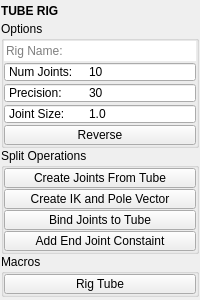
<?xml version="1.0" encoding="UTF-8"?>
<ui version="4.0">
 <class>QtUi</class>
 <widget class="QMainWindow" name="QtUi">
  <property name="geometry">
   <rect>
    <x>0</x>
    <y>0</y>
    <width>200</width>
    <height>300</height>
   </rect>
  </property>
  <property name="tabShape">
   <enum>QTabWidget::Triangular</enum>
  </property>
  <property name="dockNestingEnabled">
   <bool>true</bool>
  </property>
  <property name="dockOptions">
   <set>QMainWindow::AllowNestedDocks|QMainWindow::AllowTabbedDocks|QMainWindow::AnimatedDocks|QMainWindow::ForceTabbedDocks</set>
  </property>
  <property name="bnabled" stdset="0">
   <bool>true</bool>
  </property>
  <widget class="QWidget" name="central_widget">
   <property name="minimumSize">
    <size>
     <width>200</width>
     <height>0</height>
    </size>
   </property>
   <layout class="QVBoxLayout" name="verticalLayout_2">
    <property name="leftMargin">
     <number>1</number>
    </property>
    <property name="topMargin">
     <number>1</number>
    </property>
    <property name="rightMargin">
     <number>1</number>
    </property>
    <property name="bottomMargin">
     <number>1</number>
    </property>
    <item>
     <layout class="QVBoxLayout" name="verticalLayout">
      <property name="spacing">
       <number>0</number>
      </property>
      <item>
       <widget class="Header" name="header">
        <property name="minimumSize">
         <size>
          <width>0</width>
          <height>20</height>
         </size>
        </property>
        <property name="maximumSize">
         <size>
          <width>16777215</width>
          <height>20</height>
         </size>
        </property>
        <property name="font">
         <font>
          <weight>75</weight>
          <bold>true</bold>
         </font>
        </property>
        <property name="text">
         <string>TUBE RIG</string>
        </property>
       </widget>
      </item>
      <item>
       <widget class="QGroupBox" name="groupBox_0">
        <property name="title">
         <string>Options</string>
        </property>
        <layout class="QVBoxLayout" name="verticalLayout_3">
         <property name="spacing">
          <number>1</number>
         </property>
         <property name="leftMargin">
          <number>0</number>
         </property>
         <property name="topMargin">
          <number>0</number>
         </property>
         <property name="rightMargin">
          <number>0</number>
         </property>
         <property name="bottomMargin">
          <number>0</number>
         </property>
         <item>
          <widget class="LineEdit" name="txt000">
           <property name="minimumSize">
            <size>
             <width>0</width>
             <height>20</height>
            </size>
           </property>
           <property name="maximumSize">
            <size>
             <width>16777215</width>
             <height>20</height>
            </size>
           </property>
           <property name="toolTip">
            <string>&lt;html&gt;&lt;head/&gt;&lt;body&gt;&lt;p&gt;If no name is given, the mesh object's name will be used.&lt;/p&gt;&lt;/body&gt;&lt;/html&gt;</string>
           </property>
           <property name="frame">
            <bool>false</bool>
           </property>
           <property name="placeholderText">
            <string>Rig Name:</string>
           </property>
          </widget>
         </item>
         <item>
          <widget class="QSpinBox" name="s000">
           <property name="minimumSize">
            <size>
             <width>0</width>
             <height>20</height>
            </size>
           </property>
           <property name="maximumSize">
            <size>
             <width>16777215</width>
             <height>20</height>
            </size>
           </property>
           <property name="toolTip">
            <string>The number of joints to create.</string>
           </property>
           <property name="buttonSymbols">
            <enum>QAbstractSpinBox::NoButtons</enum>
           </property>
           <property name="prefix">
            <string>Num Joints:	</string>
           </property>
           <property name="minimum">
            <number>2</number>
           </property>
           <property name="maximum">
            <number>999</number>
           </property>
           <property name="singleStep">
            <number>1</number>
           </property>
           <property name="value">
            <number>10</number>
           </property>
           <property name="displayIntegerBase">
            <number>10</number>
           </property>
          </widget>
         </item>
         <item>
          <widget class="QSpinBox" name="s001">
           <property name="minimumSize">
            <size>
             <width>0</width>
             <height>20</height>
            </size>
           </property>
           <property name="maximumSize">
            <size>
             <width>16777215</width>
             <height>20</height>
            </size>
           </property>
           <property name="toolTip">
            <string>&lt;html&gt;&lt;head/&gt;&lt;body&gt;&lt;p&gt;The percentage of the largest axis length to determine the number of cross-sections.&lt;/p&gt;&lt;p&gt;This is only applicaple to object selections (ignored when using an edge selection).&lt;/p&gt;&lt;/body&gt;&lt;/html&gt;</string>
           </property>
           <property name="buttonSymbols">
            <enum>QAbstractSpinBox::NoButtons</enum>
           </property>
           <property name="prefix">
            <string>Precision:	</string>
           </property>
           <property name="minimum">
            <number>10</number>
           </property>
           <property name="maximum">
            <number>100</number>
           </property>
           <property name="singleStep">
            <number>1</number>
           </property>
           <property name="value">
            <number>30</number>
           </property>
           <property name="displayIntegerBase">
            <number>10</number>
           </property>
          </widget>
         </item>
         <item>
          <widget class="QDoubleSpinBox" name="s002">
           <property name="minimumSize">
            <size>
             <width>0</width>
             <height>20</height>
            </size>
           </property>
           <property name="maximumSize">
            <size>
             <width>16777215</width>
             <height>20</height>
            </size>
           </property>
           <property name="toolTip">
            <string>The size of the joints displayed in the viewport.</string>
           </property>
           <property name="buttonSymbols">
            <enum>QAbstractSpinBox::NoButtons</enum>
           </property>
           <property name="prefix">
            <string>Joint Size:	</string>
           </property>
           <property name="decimals">
            <number>1</number>
           </property>
           <property name="minimum">
            <double>0.100000000000000</double>
           </property>
           <property name="maximum">
            <double>1000.000000000000000</double>
           </property>
           <property name="singleStep">
            <double>1.000000000000000</double>
           </property>
           <property name="value">
            <double>1.000000000000000</double>
           </property>
          </widget>
         </item>
         <item>
          <widget class="QPushButton" name="chk000">
           <property name="enabled">
            <bool>true</bool>
           </property>
           <property name="minimumSize">
            <size>
             <width>0</width>
             <height>20</height>
            </size>
           </property>
           <property name="maximumSize">
            <size>
             <width>999</width>
             <height>20</height>
            </size>
           </property>
           <property name="toolTip">
            <string>Create the joint chain in reverse order.</string>
           </property>
           <property name="layoutDirection">
            <enum>Qt::LeftToRight</enum>
           </property>
           <property name="text">
            <string>Reverse</string>
           </property>
           <property name="checkable">
            <bool>true</bool>
           </property>
          </widget>
         </item>
        </layout>
       </widget>
      </item>
      <item>
       <widget class="QGroupBox" name="groupBox_1">
        <property name="title">
         <string>Split Operations</string>
        </property>
        <layout class="QGridLayout" name="gridLayout">
         <property name="leftMargin">
          <number>0</number>
         </property>
         <property name="topMargin">
          <number>0</number>
         </property>
         <property name="rightMargin">
          <number>0</number>
         </property>
         <property name="bottomMargin">
          <number>0</number>
         </property>
         <property name="spacing">
          <number>1</number>
         </property>
         <item row="1" column="0">
          <widget class="QPushButton" name="b002">
           <property name="enabled">
            <bool>true</bool>
           </property>
           <property name="minimumSize">
            <size>
             <width>0</width>
             <height>20</height>
            </size>
           </property>
           <property name="maximumSize">
            <size>
             <width>999</width>
             <height>20</height>
            </size>
           </property>
           <property name="toolTip">
            <string>&lt;html&gt;&lt;head/&gt;&lt;body&gt;&lt;p&gt;Creates an IK handle and pole vector for the joint chain.&lt;br/&gt;&lt;span style=&quot; font-weight:600;&quot;&gt;Select the root joint.&lt;/span&gt;&lt;/p&gt;&lt;/body&gt;&lt;/html&gt;</string>
           </property>
           <property name="layoutDirection">
            <enum>Qt::RightToLeft</enum>
           </property>
           <property name="text">
            <string>Create IK and Pole Vector</string>
           </property>
           <property name="autoDefault">
            <bool>false</bool>
           </property>
           <property name="default">
            <bool>false</bool>
           </property>
           <property name="flat">
            <bool>false</bool>
           </property>
           <property name="bnabled" stdset="0">
            <bool>true</bool>
           </property>
          </widget>
         </item>
         <item row="3" column="0">
          <widget class="QPushButton" name="b004">
           <property name="enabled">
            <bool>true</bool>
           </property>
           <property name="minimumSize">
            <size>
             <width>0</width>
             <height>20</height>
            </size>
           </property>
           <property name="maximumSize">
            <size>
             <width>999</width>
             <height>20</height>
            </size>
           </property>
           <property name="toolTip">
            <string>&lt;html&gt;&lt;head/&gt;&lt;body&gt;&lt;p&gt;Constrains both ends of the hose to animated anchor objects with falloff weighting.&lt;br/&gt;&lt;span style=&quot; font-weight:600;&quot;&gt;Select the root joint, then the start anchor, then the end anchor.&lt;/span&gt;&lt;/p&gt;&lt;/body&gt;&lt;/html&gt;</string>
           </property>
           <property name="layoutDirection">
            <enum>Qt::RightToLeft</enum>
           </property>
           <property name="text">
            <string>Add End Joint Constaint</string>
           </property>
           <property name="autoDefault">
            <bool>false</bool>
           </property>
           <property name="default">
            <bool>false</bool>
           </property>
           <property name="flat">
            <bool>false</bool>
           </property>
           <property name="bnabled" stdset="0">
            <bool>true</bool>
           </property>
          </widget>
         </item>
         <item row="0" column="0">
          <widget class="QPushButton" name="b001">
           <property name="enabled">
            <bool>true</bool>
           </property>
           <property name="minimumSize">
            <size>
             <width>0</width>
             <height>20</height>
            </size>
           </property>
           <property name="maximumSize">
            <size>
             <width>999</width>
             <height>20</height>
            </size>
           </property>
           <property name="toolTip">
            <string>&lt;html&gt;&lt;head/&gt;&lt;body&gt;&lt;p&gt;Creates a joint chain along the centerline of the tube.&lt;br/&gt;&lt;span style=&quot; font-weight:600;&quot;&gt;Select a single polygon tube mesh or an edge loop on the tube mesh.&lt;/span&gt;&lt;/p&gt;&lt;/body&gt;&lt;/html&gt;</string>
           </property>
           <property name="layoutDirection">
            <enum>Qt::RightToLeft</enum>
           </property>
           <property name="text">
            <string>Create Joints From Tube</string>
           </property>
           <property name="autoDefault">
            <bool>false</bool>
           </property>
           <property name="default">
            <bool>false</bool>
           </property>
           <property name="flat">
            <bool>false</bool>
           </property>
           <property name="bnabled" stdset="0">
            <bool>true</bool>
           </property>
          </widget>
         </item>
         <item row="2" column="0">
          <widget class="QPushButton" name="b003">
           <property name="enabled">
            <bool>true</bool>
           </property>
           <property name="minimumSize">
            <size>
             <width>0</width>
             <height>20</height>
            </size>
           </property>
           <property name="maximumSize">
            <size>
             <width>999</width>
             <height>20</height>
            </size>
           </property>
           <property name="toolTip">
            <string>&lt;html&gt;&lt;head/&gt;&lt;body&gt;&lt;p&gt;Binds the joint chain to the tube mesh using smooth skinning.&lt;br/&gt;&lt;span style=&quot; font-weight:600;&quot;&gt;Select the root joint, then the tube mesh.&lt;/span&gt;&lt;/p&gt;&lt;/body&gt;&lt;/html&gt;</string>
           </property>
           <property name="layoutDirection">
            <enum>Qt::RightToLeft</enum>
           </property>
           <property name="text">
            <string>Bind Joints to Tube</string>
           </property>
           <property name="autoDefault">
            <bool>false</bool>
           </property>
           <property name="default">
            <bool>false</bool>
           </property>
           <property name="flat">
            <bool>false</bool>
           </property>
           <property name="bnabled" stdset="0">
            <bool>true</bool>
           </property>
          </widget>
         </item>
        </layout>
       </widget>
      </item>
      <item>
       <widget class="QGroupBox" name="groupBox_2">
        <property name="title">
         <string>Macros</string>
        </property>
        <layout class="QGridLayout" name="gridLayout_2">
         <property name="leftMargin">
          <number>0</number>
         </property>
         <property name="topMargin">
          <number>0</number>
         </property>
         <property name="rightMargin">
          <number>0</number>
         </property>
         <property name="bottomMargin">
          <number>0</number>
         </property>
         <property name="spacing">
          <number>1</number>
         </property>
         <item row="0" column="0">
          <widget class="QPushButton" name="b000">
           <property name="enabled">
            <bool>true</bool>
           </property>
           <property name="minimumSize">
            <size>
             <width>0</width>
             <height>20</height>
            </size>
           </property>
           <property name="maximumSize">
            <size>
             <width>999</width>
             <height>20</height>
            </size>
           </property>
           <property name="toolTip">
            <string>&lt;html&gt;&lt;head/&gt;&lt;body&gt;&lt;p&gt;Select a single polygon tube mesh to create a rig.&lt;/p&gt;&lt;p&gt;Alternatively, select an edge loop running the length of the tube.&lt;/p&gt;&lt;/body&gt;&lt;/html&gt;</string>
           </property>
           <property name="layoutDirection">
            <enum>Qt::RightToLeft</enum>
           </property>
           <property name="text">
            <string>Rig Tube</string>
           </property>
           <property name="autoDefault">
            <bool>false</bool>
           </property>
           <property name="default">
            <bool>false</bool>
           </property>
           <property name="flat">
            <bool>false</bool>
           </property>
           <property name="bnabled" stdset="0">
            <bool>true</bool>
           </property>
          </widget>
         </item>
        </layout>
       </widget>
      </item>
      <item>
       <spacer name="verticalSpacer">
        <property name="orientation">
         <enum>Qt::Vertical</enum>
        </property>
        <property name="sizeHint" stdset="0">
         <size>
          <width>0</width>
          <height>10</height>
         </size>
        </property>
       </spacer>
      </item>
     </layout>
    </item>
   </layout>
  </widget>
 </widget>
 <customwidgets>
  <customwidget>
   <class>Header</class>
   <extends>QLabel</extends>
   <header>uitk.widgets.header.Header.h</header>
  </customwidget>
  <customwidget>
   <class>LineEdit</class>
   <extends>QLineEdit</extends>
   <header>widgets.lineedit.h</header>
  </customwidget>
 </customwidgets>
 <resources/>
 <connections/>
 <designerdata>
  <property name="gridDeltaX">
   <number>5</number>
  </property>
  <property name="gridDeltaY">
   <number>5</number>
  </property>
  <property name="gridSnapX">
   <bool>true</bool>
  </property>
  <property name="gridSnapY">
   <bool>true</bool>
  </property>
  <property name="gridVisible">
   <bool>true</bool>
  </property>
 </designerdata>
</ui>
